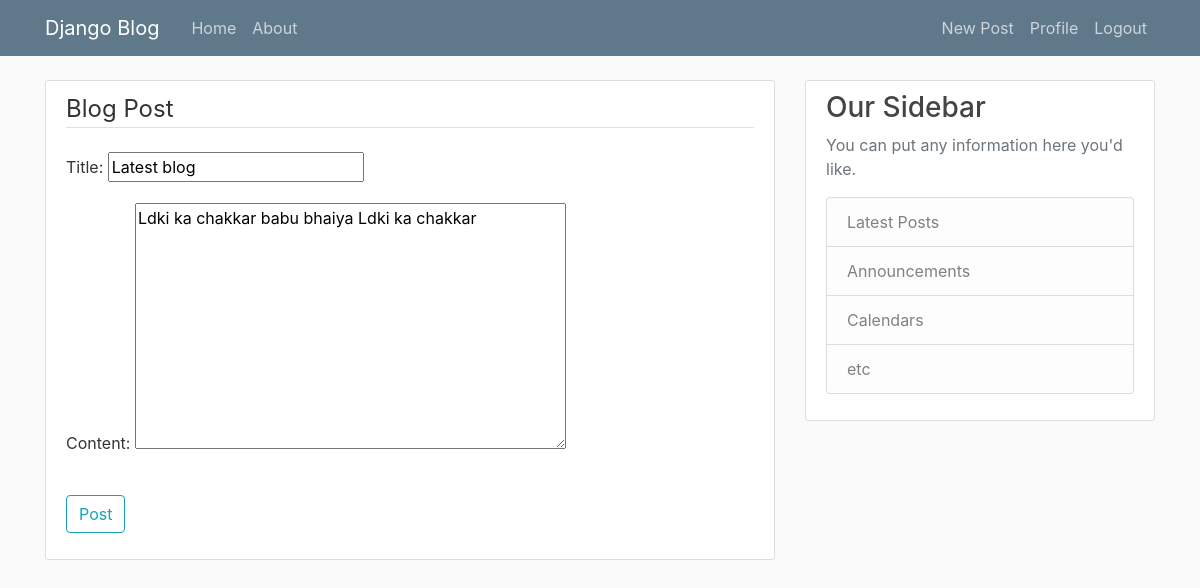
The app's page /post/3/update/ (signed in) with its own data.
### blog/models.py (models this page shows, shortened)
class Post(models.Model):
    title = models.CharField(max_length=100)
    content = models.TextField()
    date_posted = models.DateTimeField(default = timezone.now)
    author = models.ForeignKey(User, on_delete=models.CASCADE)

### blog/views.py (the view, shortened to what this page needs)
# urls.py: path('post/<int:pk>/update/',PostUpdateView.as_view(),name='post-update'),
class PostUpdateView(LoginRequiredMixin,UserPassesTestMixin ,UpdateView):
    model = Post
    fields = ['title', 'content']
    def test_func(self):
        post = self.get_object()
        if self.request.user == post.author:
            return True
        else:
            return False

### blog/templates/blog/post_form.html
{% extends "blog/base.html" %}
{% load crispy_forms_tags %}
{% block content %}
    <div class="content-section">
        <form method = "POST">{% csrf_token %}
            <fieldset class="form-group">
                <legend class="border-bottom mb-4" >Blog Post</legend>
                {{ form.as_p }}
            </fieldset>
            <div class="form-group">
                <button class="btn btn-outline-info" type="Submit">Post</button>
            </div>
        </form>
    </div>
{% endblock %}

### blog/static/blog/main.css (style rules this page uses)
body { background: #fafafa; color: #333333; margin-top: 5rem; }
.content-section { background: #ffffff; padding: 10px 20px; border: 1px solid #dddddd; border-radius: 3px; margin-bottom: 20px; }

### records on screen
Post: title "Latest blog", content "Ldki ka chakkar babu bhaiya Ldki ka chakkar"
